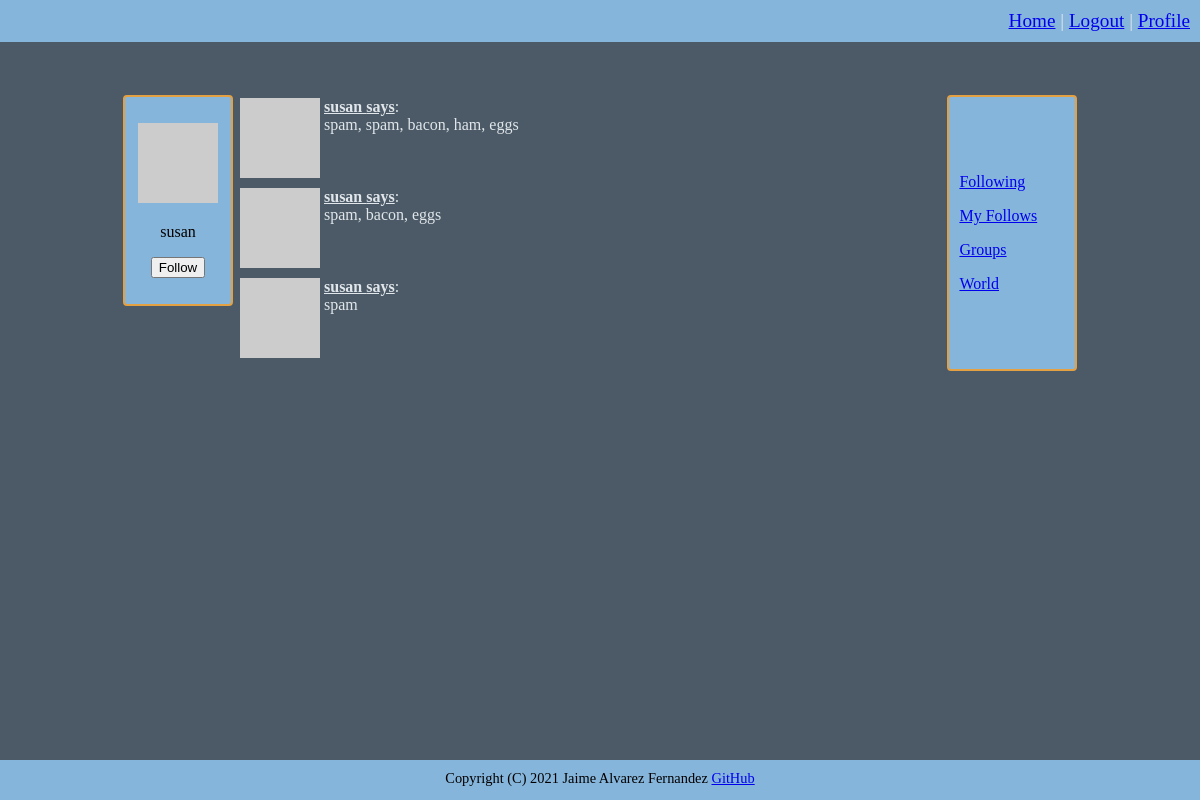
Page /user/susan (signed in) on the committed database.
### connect/models.py (models this page shows, shortened)
class User(UserMixin, db.Model):
    id = db.Column(db.Integer, primary_key=True)
    username = db.Column(db.String(64), index=True, unique=True)
    email = db.Column(db.String(120), index=True, unique=True)
    password = db.Column(db.String(128))
    about_me = db.Column(db.String(140))
    location = db.Column(db.String(64))
    website = db.Column(db.String(120))
    last_seen = db.Column(db.DateTime, default=datetime.datetime.utcnow)
    posts = db.relationship('Posts', backref='author', lazy='dynamic')
    friends = db.relationship('Friends', backref='anchor', lazy='dynamic')
    followed = db.relationship('User',
                               secondary=followers,
                               primaryjoin=(followers.c.follower_id == id),
                               secondaryjoin=(followers.c.followed_id == id),
                               backref=db.backref('followers', lazy='dynamic'), lazy='dynamic')
    def avatar(self, size):
        digest = md5(self.email.lower().encode('utf-8')).hexdigest()
        return f'https://www.gravatar.com/avatar/{digest}?d=identicon&s={size}'
    def is_following(self, user):
        return self.followed.filter(followers.c.followed_id == user.id).count() > 0

class Posts(db.Model):
    id = db.Column(db.Integer, primary_key=True)
    body = db.Column(db.String(140))
    timestamp = db.Column(db.DateTime, index=True, default=datetime.datetime.utcnow)
    user_id = db.Column(db.Integer, db.ForeignKey('user.id'))

### connect/routing.py (the view)
@app.route('/user/<username>', methods=['GET', 'POST'])
@flask_login.login_required
def user_messages(username):
    user = models.User.query.filter_by(username=username).first_or_404()
    form = forms.WriteMessage()
    empty_form = forms.EmptyForm()
    if form.validate_on_submit():
        post = models.Posts(body=form.message.data, author=flask_login.current_user)
        db.session.add(post)
        db.session.commit()
    posts = models.Posts.query.filter_by(user_id=user.id).order_by(models.Posts.timestamp.desc()).all()
    return flask.render_template('user.html', user=user, posts=posts, title=user.username, form=form, e_form=empty_form)

### connect/forms.py
class WriteMessage(FlaskForm):
    message = wtforms.StringField('New message', validators=[validators.Length(min=1, max=140)])
    submit = wtforms.SubmitField('Send')

class EmptyForm(FlaskForm):
    submit = wtforms.SubmitField('Submit')

### connect/models.py (called while the page is built)
@login.user_loader
def load_user(user_id):
    return User.query.get(int(user_id))

### connect/routing.py (called while the page is built)
@app.before_request
def before_request():
    if flask_login.current_user.is_authenticated:
        flask_login.current_user.last_seen = datetime.datetime.utcnow()
        db.session.commit()

### connect/templates/user.html (shortened to what this page needs)
{% extends "general_template.html" %}
{% block content %}
<div class="justify_text">
    {% for post in posts %}
        <table>
            <tr valign="top">
                <td><img src="{{ post.author.avatar(36) }}"></td>
                <td><span class="underline bold">{{ post.author.username }} says</span>:<br>{{ post.body }}</td>
            </tr>
        </table>
    {% endfor %}
</div>
{% endblock %}

### connect/templates/_profile.html (shortened to what this page needs)
{% if user and user != current_user %}
    <p>
        <img src="{{ user.avatar(128) }}">
    </p>
    <p>
        {{ user.username }}
    </p>
    {% if not current_user.is_following(user) %}
    <p>
        <form method="post" action="{{ url_for('follow', username=user.username) }}">
            {{ e_form.submit(value='Follow') }}
        </form>
    </p>
    {% endif %}
{% endif %}

### connect/static/css/style.css (style rules this page uses)
body { font-family: Verdana; background: #4b5a66; color: #e1e6eb; min-height: 100vh; margin: 0; }
.justify_text { text-align: justify; text-justify: inter-word; }
.underline { text-decoration: underline; }
.bold { font-weight: bold; }
body { display:flex; flex-direction:column; }

### rows in the picture
User: username "susan"
Posts: author.username "susan", body "spam, spam, bacon, ham, eggs"
Posts: author.username "susan", body "spam, bacon, eggs"
Posts: author.username "susan", body "spam"
